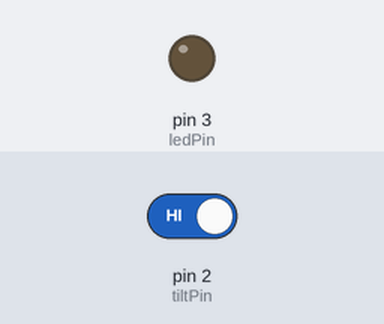
The sketch below on a simulated Arduino Uno, built with avr-gcc and run on an emulated ATmega328P. Shown: output pins drawn as LEDs (lit = HIGH). The test bench sets the inputs (shaded band); at power-on: pin 2 (tiltPin) HIGH.

Above: at 1.2 s.
1.3 s: pin 2 (tiltPin) driven LOW
At 2.1 s:
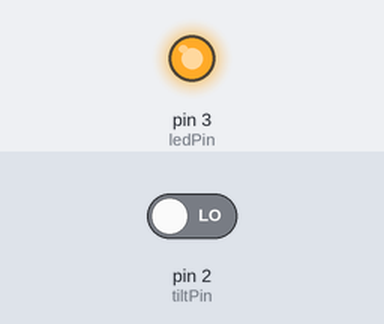
2.8 s: pin 2 (tiltPin) driven HIGH
At 3.3 s:
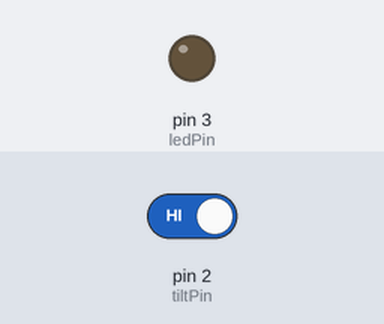
Timing chart, 0 to 5.8 s (numbered marks = the images above; inputs shaded):
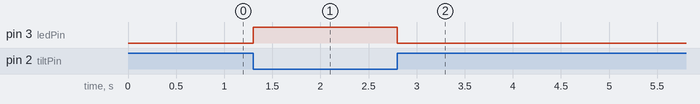

Measured:
- after the input at 1.3 s, pin 3 (ledPin): LOW → HIGH at once
- after the input at 2.8 s, pin 3 (ledPin): HIGH → LOW at once

The sketch:

Tilt_switch.ino
```cpp
#define tiltPin   2  // define arduino pin no 2 as tilt pin
#define ledPin    3   // define arduino pin no 3 as led pin
void setup ()
{
  pinMode (ledPin, OUTPUT) ;  //set pinmode of LED as OUTPUT
  pinMode (tiltPin, INPUT) ;  // set pinmode of tilt pin as input
}
void loop ()
{
  if(digitalRead(tiltPin)==LOW)  // condition to check if tilt pin goes low
    {
      digitalWrite(ledPin,HIGH); // then led pin will be high to indicate
      delay(100);    // delay for 100 milli seconds to avoid fluctuation
    }
  else
  {
digitalWrite(ledPin,LOW);   // otherwise led pin will be LOW
}
}
```
